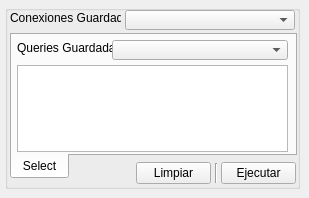
    <widget class="QWidget" name="util_extraction_tab">
     <attribute name="title">
      <string notr="true">Extracción</string>
     </attribute>
     <widget class="QGroupBox" name="util_extraction_groupBox">
      <property name="geometry">
       <rect>
        <x>5</x>
        <y>5</y>
        <width>295</width>
        <height>184</height>
       </rect>
      </property>
      <property name="title">
       <string notr="true"/>
      </property>
      <widget class="QTabWidget" name="util_extraction_tabWidget">
       <property name="geometry">
        <rect>
         <x>5</x>
         <y>28</y>
         <width>287</width>
         <height>146</height>
        </rect>
       </property>
       <property name="tabPosition">
        <enum>QTabWidget::South</enum>
       </property>
       <property name="currentIndex">
        <number>0</number>
       </property>
       <widget class="QWidget" name="util_extraction_sqlSelect_tab">
        <attribute name="title">
         <string notr="true">Select</string>
        </attribute>
        <widget class="QPlainTextEdit" name="util_extraction_sqlSelect_selectQuery_plainTextEdit">
         <property name="geometry">
          <rect>
           <x>5</x>
           <y>30</y>
           <width>271</width>
           <height>87</height>
          </rect>
         </property>
         <property name="plainText">
          <string notr="true"/>
         </property>
         <property name="placeholderText">
          <string notr="true">Sentencia en SQL para extracción de datos...</string>
         </property>
        </widget>
        <widget class="QComboBox" name="util_extraction_sqlSelect_querySelection_comboBox">
         <property name="geometry">
          <rect>
           <x>100</x>
           <y>5</y>
           <width>176</width>
           <height>20</height>
          </rect>
         </property>
         <property name="currentText">
          <string notr="true"/>
         </property>
        </widget>
        <widget class="QLabel" name="util_extraction_sqlSelect_queriesSaved_label">
         <property name="geometry">
          <rect>
           <x>5</x>
           <y>5</y>
           <width>95</width>
           <height>16</height>
          </rect>
         </property>
         <property name="text">
          <string notr="true">Queries Guardadas</string>
         </property>
        </widget>
       </widget>
      </widget>
      <widget class="QPushButton" name="util_extraction_clear_pushButton">
       <property name="geometry">
        <rect>
         <x>131</x>
         <y>157</y>
         <width>75</width>
         <height>22</height>
        </rect>
       </property>
       <property name="text">
        <string notr="true">Limpiar</string>
       </property>
      </widget>
      <widget class="Line" name="util_extraction_line_1">
       <property name="geometry">
        <rect>
         <x>209</x>
         <y>158</y>
         <width>4</width>
         <height>20</height>
        </rect>
       </property>
       <property name="orientation">
        <enum>Qt::Vertical</enum>
       </property>
      </widget>
      <widget class="QPushButton" name="util_extraction_execute_pushButton">
       <property name="geometry">
        <rect>
         <x>216</x>
         <y>157</y>
         <width>75</width>
         <height>22</height>
        </rect>
       </property>
       <property name="text">
        <string notr="true">Ejecutar</string>
       </property>
      </widget>
      <widget class="QLabel" name="util_extraction_connectionSaved_label">
       <property name="geometry">
        <rect>
         <x>5</x>
         <y>5</y>
         <width>111</width>
         <height>16</height>
        </rect>
       </property>
       <property name="text">
        <string notr="true">Conexiones Guardadas</string>
       </property>
      </widget>
      <widget class="QComboBox" name="util_extraction_connectionSelection_comboBox">
       <property name="geometry">
        <rect>
         <x>120</x>
         <y>5</y>
         <width>170</width>
         <height>20</height>
        </rect>
       </property>
       <property name="currentText">
        <string notr="true"/>
       </property>
      </widget>
     </widget>
    </widget>
